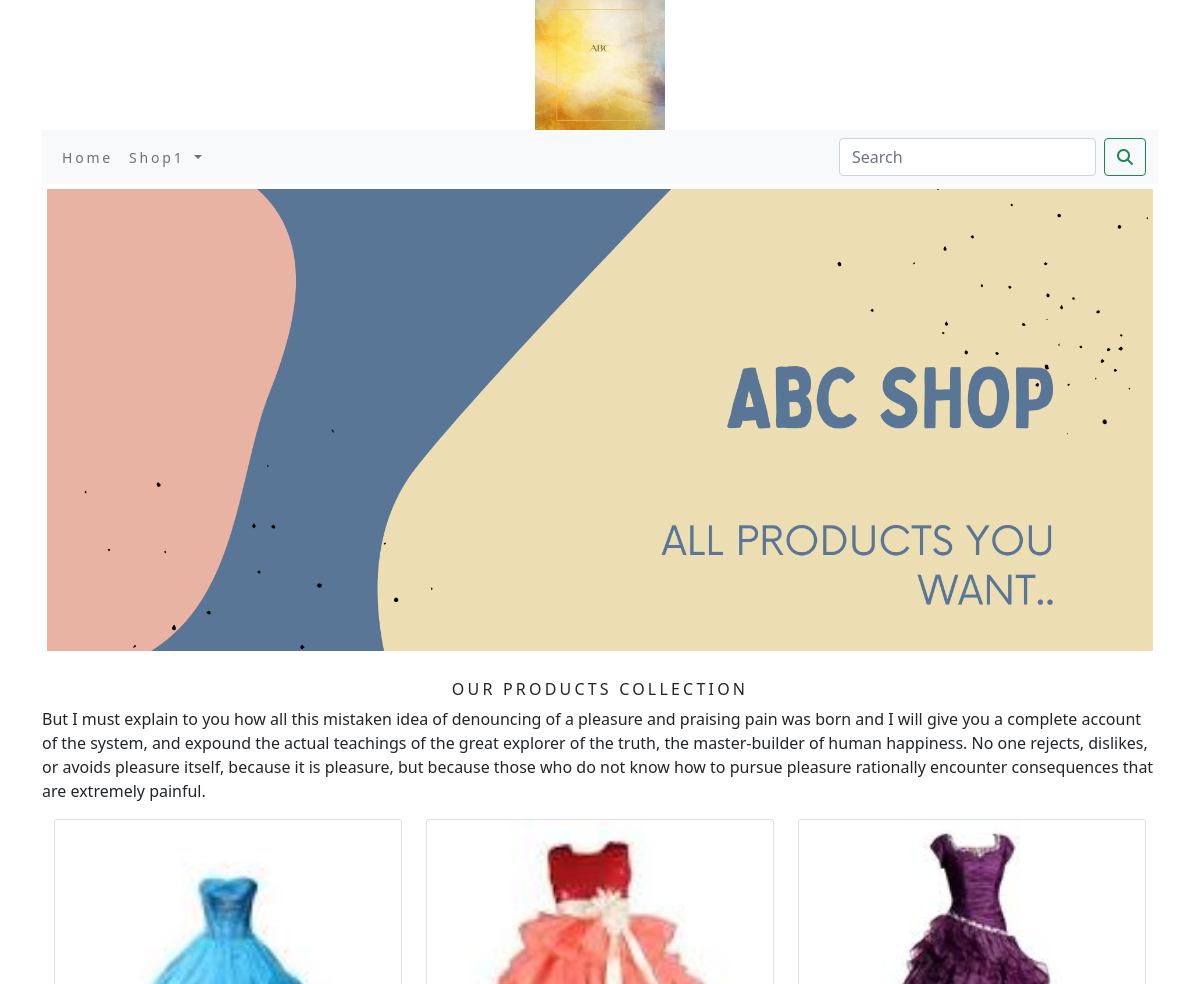
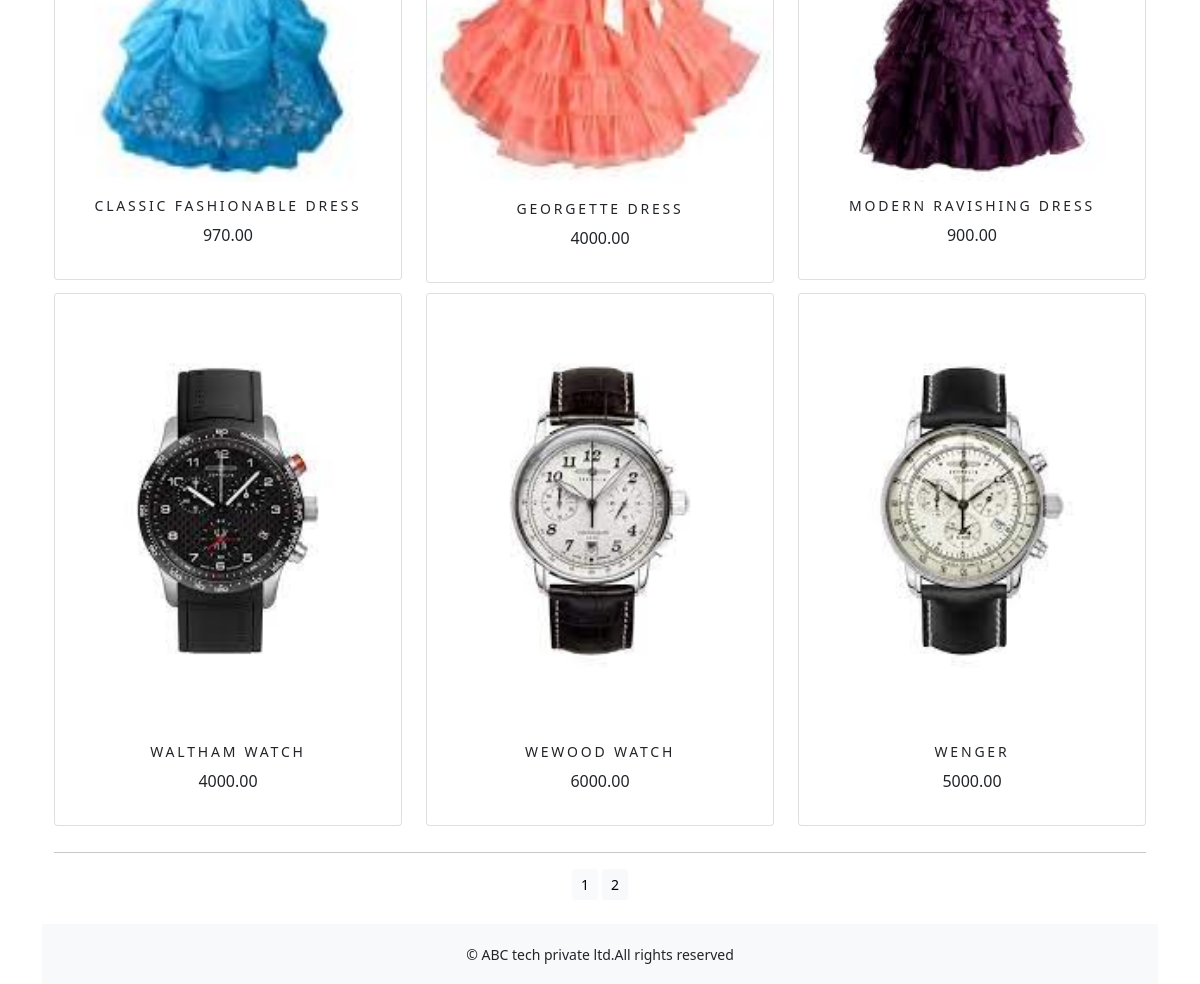
Screenshot of /shop1/ with the database file from the repository (2 pictures, top to bottom).
### shop1/models.py (models this page shows, shortened)
class Product(models.Model):
    name=models.CharField(max_length=250,unique=True)
    slug=models.SlugField(max_length=250,unique=True)
    description=models.TextField(blank=True)
    price=models.DecimalField(max_digits=10,decimal_places=2)
    category=models.ForeignKey(Category,on_delete=models.CASCADE)
    image=models.ImageField(upload_to='product',blank=True)
    stock=models.IntegerField()
    available=models.BooleanField(default=True)
    created=models.DateTimeField(auto_now_add=True)
    updated=models.DateTimeField(auto_now=True)
    def get_url(self):
        return reverse('shop1:prodCatdetail',args=[self.category.slug,self.slug])
    class Meta:
        ordering=('name',)
        verbose_name='product'
        verbose_name_plural='products'

### shop1/views.py (the view)
# urls.py: path('',views.allProdCat,name='allProdCat'),
def allProdCat(request,c_slug=None):
    c_page=None
    products_list=None
    if c_slug!=None:
        c_page=get_object_or_404(Category,slug=c_slug)
        products_list=Product.objects.all().filter(category=c_page,available=True)
    else:
        products_list=Product.objects.all().filter(available=True)
    paginator=Paginator(products_list,6)
    try:
        page=int(request.GET.get('page','1'))
    except:
        page=1
    try:
        products=paginator.page(page)
    except(EmptyPage,InvalidPage):
        products=paginator.page(paginator.num_pages)
    return render(request,"category.html",{'category':c_page,'products':products})

### cart/context_processors.py (called while the page is built)
def counter(request):
    item_count=0
    if 'admin' in request.path:
        return{}
    else:
        try:
            cart=Cart.objects.filter(cart_id=_cart_id(request))
            car_items=CartItem.objects.all().filter(cart=cart[:1])
            for cart_item in car_items:
                item_count += cart_item.quantity
        except Cart.DoesNotExist:
            item_count =0
    return dict(item_count=item_count)

### cart/views.py (called while the page is built)
def _cart_id(request):
    cart=request.session.session_key
    if not cart:
        cart=request.session.create()
    return cart

### shop1/context_processors.py (called while the page is built)
def menu_links(request):
    links=Category.objects.all()
    return dict(links=links)

### shop1/models.py (called while the page is built)
    def get_url(self):
        return reverse('shop1:products_by_category',args=[self.slug])

### templates/category.html (shortened to what this page needs)
{% extends 'base.html' %}
{% load static %}
{% block content %}
<div class="mx_auto">
    {% if category %}
       <img class="my_image"  src="{{category.image.url}}" alt="{{category.name}}">
</div>
   <br>
<div>
    <h1 class="text-center my_title">{{category.name}}</h1>
    <p class="text-justify">{{category.description}}</p>
</div>
     {% else %}
<div>
    <img class="my_image my_image_padding" src="{% static 'img/banner.png' %}" alt="Our Products" width="1250px;">
</div>
<br>
<div>
    <h1 class="text-center my_title"> our products collection</h1>
    <p class="text-justify">But I must explain to you how all this mistaken idea of denouncing of a pleasure and praising pain was born and I will give you a complete account of the system, and expound the actual teachings of the great explorer of the truth, the master-builder of human happiness. No one rejects, dislikes, or avoids pleasure itself, because it is pleasure, but because those who do not know how to pursue pleasure rationally encounter consequences that are extremely painful. </p>
</div>
    {% endif %}
<div class="container">
    <div class="row  mx_auto">
        {% for product in products.object_list %}
        <div class="my_bottom_margin  col_9 col-sm-12 col-md-4 xol-lg-4">
            <div class="card text-center" style="min-width:18rem;">
                <a href="{{product.get_url}}"><img class="card-img-top my_image" src="{{product.image.url}}" alt="{{product.name}}"></a>
                <div class="card-body">
                    <h4>{{product.name}}</h4>
                    <p>{{product.price}}</p>
                </div>
            </div>
        </div>
        {% endfor %}
    </div>
    <div class="mx-auto">
        {% if products.paginator.num_pages > 1 %}
       <hr>
        <div class="text-center">
            {% for pg in products.paginator.page_range %}
               <a href="?page={{pg}}" class="btn btn-light btn-sm {% if products.number == pg %} active {% endif %}">{{pg}}</a>
            {% endfor %}
        </div>
         {% endif %}
    </div>
    <br>
</div>
{% endblock %}

### templates/base.html (shortened to what this page needs)
{% load static %}
<!DOCTYPE html>
<html lang="en">
<head>
    <link rel="stylesheet" href="{% static 'css/custom.css' %}">
    <link href="{% static 'css/bootstrap.min.css' %}" rel="stylesheet">
</head>
<body>
<div class="container">
    {% include 'header.html' %}
    {% include 'navbar.html' %}
    {% block content %}
    {% endblock %}
</div>
    {% include 'footer.html' %}
</body>
</html>

### templates/header.html
{% load static %}
<header>
    <center>
        <a href="{% url 'shop1:allProdCat' %}"></a> <img src="{% static 'img/logo.png' %}" alt="logimage" width="130px;" height="130px;">
    </center>
</header>

### templates/navbar.html (shortened to what this page needs)
<nav class="navbar navbar-expand-lg navbar-light bg-light">
  <div class="container-fluid">
    <div class="collapse navbar-collapse" id="navbarSupportedContent">
      <ul class="navbar-nav me-auto mb-2 mb-lg-0">
        <li class="nav-item">
          <a class="nav-link" href="#">Home</a>
        </li>
        <li class="nav-item dropdown   {% if 'shop1' in request.path %} active {% endif %}">
          <a class="nav-link dropdown-toggle" href="#" id="navbarDropdown" role="button" data-bs-toggle="dropdown" aria-expanded="false">
            Shop1
          </a>
        </li>
      </ul>
      <form class="d-flex" action="{% url 'search_app:SearchResult' %}" method="get">
        <input class="form-control me-2" type="search" placeholder="Search" name="q" aria-label="Search">
        <button class="btn btn-outline-success" type="submit"><i class="fa fa-search"> </i> </button>
      </form>
    </div>
  </div>
</nav>

### templates/footer.html
<div class="footer navbar-fixed-bottom  my_footer">
  <p class="text-center"> &copy; ABC tech private ltd.All rights reserved </p>
</div>

### static/css/custom.css (style rules this page uses)
body { font-family: 'Roboto', sans-serif; }
.nav-item { letter-spacing : .2em; font-size : 14px; test-transform : uppercase; }
.my_footer { background-color:#f8f9fa; height:60px; }
.my_footer p { padding-top:20px; font-size:14px; }
.my_image { width:100%; height:auto; }
.my_title { font-size:16px; text-transform:uppercase; letter-spacing: .2em; }
.my_image_padding { padding:5px; }
.my_bottom_margin { margin-bottom:10px; }
.card-body h4 { font-size:14px; text-transform:uppercase; letter-spacing: .2em; }

### rows the page displays
Product: image (picture), name "CLASSIC FASHIONABLE DRESS", price "970.00"
Product: image (picture), name "GEORGETTE DRESS", price "4000.00"
Product: image (picture), name "MODERN RAVISHING DRESS", price "900.00"
Product: image (picture), name "WALTHAM WATCH", price "4000.00"
Product: image (picture), name "WEWOOD WATCH", price "6000.00"
Product: image (picture), name "WENGER", price "5000.00"

### other values shown
{{ pg }} "1" "2"
